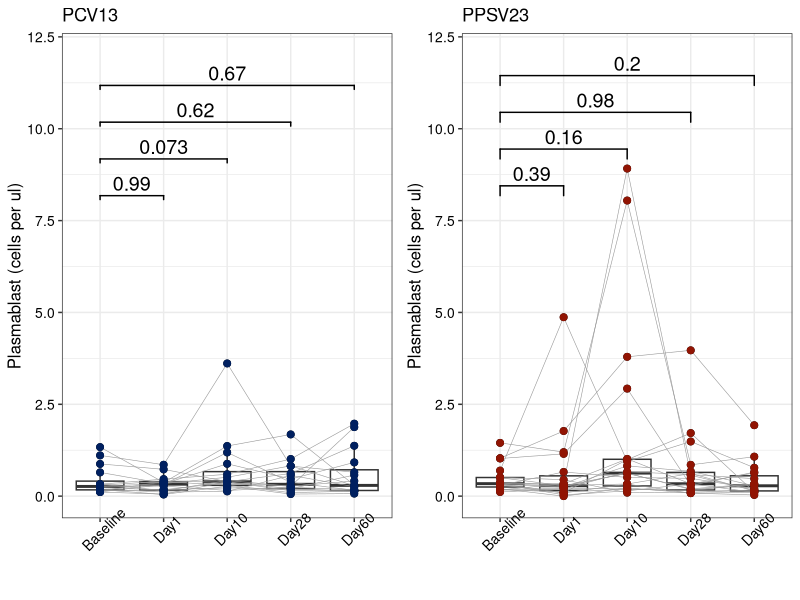
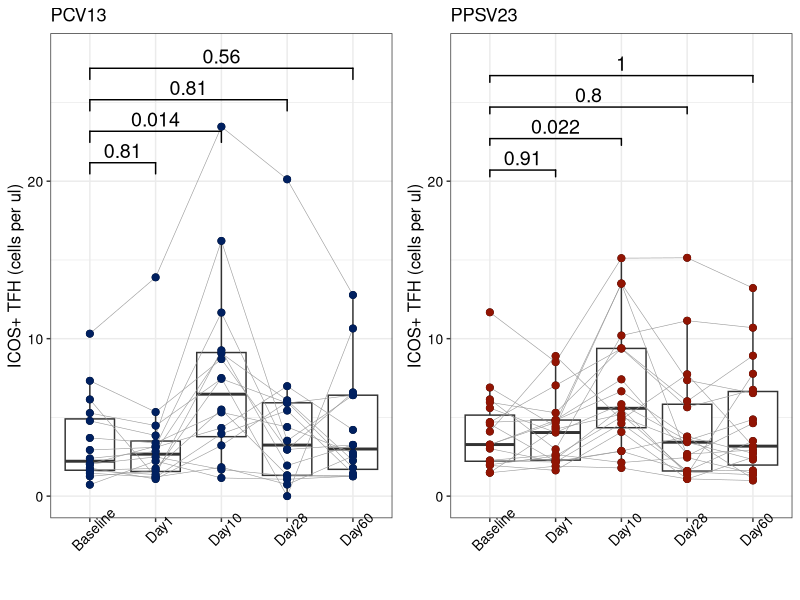

These figures' R source, in order:
### Figure3ab
### Figure3a - Plasmablast  in PCV13 and PPSV23
### Figure3b - ICOS+ TFH in PCV13 and PPSV23

#set the working directory
setwd("$/Figure/")

#load the required libraries
library(ggplot2)
library(RColorBrewer)
library(ggpubr)
library(ggsignif)
library(reshape2)

#load the inputs
plasmablast <- read.csv(file="Fig3a_input.csv", header = T,sep=",")
ICOS_TFH <- read.csv(file="Fig3b_input.csv", header = T,sep=",")

plasmablast$Day <- factor(plasmablast$Day, level=unique(plasmablast$Day))
ICOS_TFH$Day <- factor(ICOS_TFH$Day, level=unique(ICOS_TFH$Day))

#color key
collable_ordered <- c("PCV13" ="#002060", "PPSV23"="#911403")

# Figure3a - Plasmablast in PCV13 and PPSV23
Cluster <- as.vector(unique(plasmablast$vaccine))
plasmablast.plot <- lapply(Cluster,
                        Response_bar <- function(Cluster) {
                        colval <- collable_ordered[Cluster]
                          Cell <- subset(plasmablast, vaccine==Cluster)
                          filename <-paste0(print(Cluster), "_DC.pdf")
                          yname <- paste(print(Cluster))
                          
                          boxresponse_percentage <- ggplot(Cell, aes(x=Day, y=Flow)) +
                            geom_boxplot()+
                            geom_line(aes(group=ID), colour="#989898",linetype=1, size=0.2) +
                            geom_point( size=2) +
                            geom_point(colour= colval,size=2) +
                            geom_signif(comparisons = list(c("Baseline","Day1"),
                                                           c("Baseline", "Day10"), c("Baseline", "Day28"), c("Baseline", "Day60")), 
                                        y_position = c(8, 9, 10, 11),
                                        test = "wilcox.test", textsize = 5) + #wilcox test
                            theme_bw()+ xlab("") + ylab("Plasmablast (cells per ul)") +
                            ggtitle(yname)+
                            theme(strip.background = element_blank(), strip.text.y = element_blank(),
                                  legend.position = "none",
                                  axis.text.y = element_text(color="black", size=10 ),
                                  axis.text.x = element_text(color="black", size=10, angle = 45),
                                  axis.title.x = element_text(color="black", size=12 ),
                                  axis.title.y = element_text(color="black", size=12),
                                  strip.text = element_text(face="bold", size=10,lineheight=3.0)
                            ) +
                            coord_cartesian(ylim = c(0, 12))
                          
                          #ggsave(filename)
                          boxresponse_percentage
                        }
)

pb_allplots <- ggarrange(plotlist=plasmablast.plot,
                      ncol = 2, nrow = 1)

pdf(file = "Figure3a_plasmablast_longitudinal.pdf", height = 5, width = 14)
pb_allplots
dev.off()


# Figure3b - ICOS+ TFH in PCV13 and PPSV23
Cluster <- as.vector(unique(ICOS_TFH$vaccine))
ICOS_TFH.plot <- lapply(Cluster,
                           Response_bar <- function(Cluster) {
                             colval <- collable_ordered[Cluster]
                             Cell <- subset(ICOS_TFH, vaccine==Cluster)
                             filename <-paste0(print(Cluster), "_DC.pdf")
                             yname <- paste(print(Cluster))
                             
                             boxresponse_percentage <- ggplot(Cell, aes(x=Day, y=Flow)) +
                               geom_boxplot()+
                               geom_line(aes(group=ID), colour="#989898",linetype=1, size=0.2) +
                               geom_point( size=2) +
                               geom_point(colour= colval,size=2) +
                               geom_signif(comparisons = list(c("Baseline","Day1"),
                                                              c("Baseline", "Day10"), c("Baseline", "Day28"), c("Baseline", "Day60")), 
                                           y_position = c(20, 22, 24, 26),
                                           test = "wilcox.test", textsize = 5) + #wilcox test
                               theme_bw()+ xlab("") + ylab("ICOS+ TFH (cells per ul)") +
                               ggtitle(yname)+
                               theme(strip.background = element_blank(), strip.text.y = element_blank(),
                                     legend.position = "none",
                                     axis.text.y = element_text(color="black", size=10 ),
                                     axis.text.x = element_text(color="black", size=10, angle = 45),
                                     axis.title.x = element_text(color="black", size=12 ),
                                     axis.title.y = element_text(color="black", size=12),
                                     strip.text = element_text(face="bold", size=10,lineheight=3.0)
                               ) +
                               coord_cartesian(ylim = c(0, 28))
                             
                             #ggsave(filename)
                             boxresponse_percentage
                           }
)

allplots_ICOS.TFH <- ggarrange(plotlist=ICOS_TFH.plot,
                      ncol = 2, nrow = 1)

pdf(file = "Figure3a_ICOS_TFH_longitudinal.pdf", height = 5, width = 14)
allplots_ICOS.TFH
dev.off()